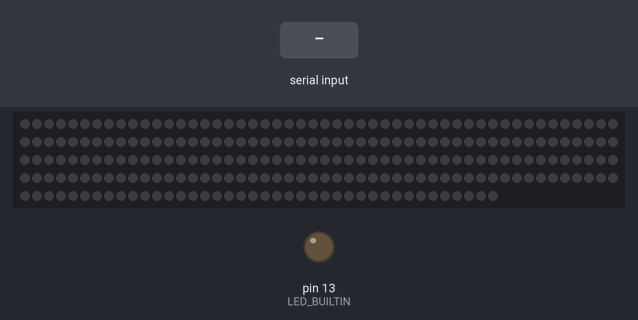
Simulated run of this sketch. Board: Arduino Uno, built with avr-gcc and run on an emulated ATmega328P. On the bench: 240 RGB LEDs in strip order, left to right, continuing on the next row, output pins drawn as LEDs (lit = HIGH). The test bench sets the inputs (shaded band). What the sketch prints to the serial monitor is not drawn.

Above: at 1.2 s.
1.3 s: "0" received over Serial
At 5.51 s:
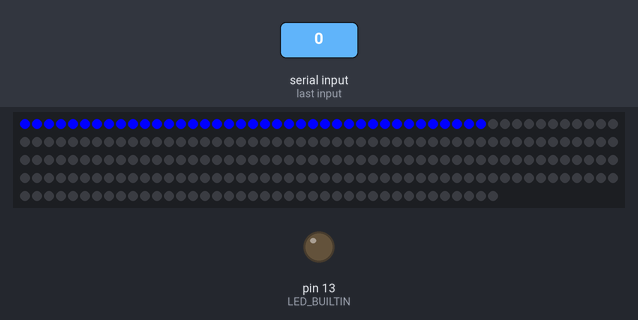
At 10.23 s:
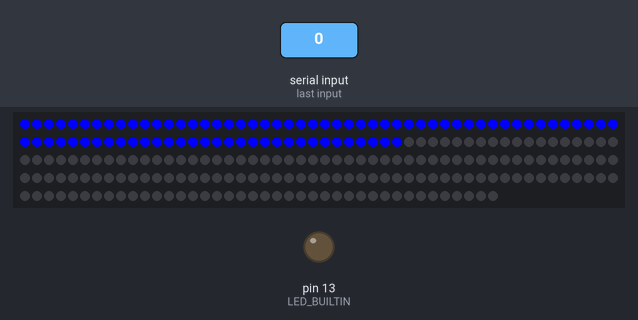

The sketch:

main.ino
```cpp
#include <FastLED.h>

// How many leds in your strip?
#define NUM_LEDS 240

// Define the array of leds
CRGB leds[NUM_LEDS];

// For led chips like Neopixels, which have a data line, ground, and power, you just
// need to define DATA_PIN.  For led chipsets that are SPI based (four wires - data, clock,
// ground, and power), like the LPD8806 define both DATA_PIN and CLOCK_PIN
#define DATA_PIN 3
#define CLOCK_PIN 13

void setup() {
  FastLED.addLeds<NEOPIXEL, DATA_PIN>(leds, NUM_LEDS);

  resetStream();

  Serial.begin(9600); // set the baud rate
  Serial.println("Ready"); // print "Ready" once

  pinMode(LED_BUILTIN, OUTPUT);
}

void loop() {

  char inByte = ' ';
  if(Serial.available()){ // only send data back if data has been sent
    char inByte = Serial.read(); // read the incoming data

    // Pick One
    //testOnboardLight(inByte);
    //testLEDStripBlink(inByte);
    testLEDStripTraverse(inByte);
    //stream(1);

    Serial.println(inByte); // send the data back in a new line so that it is not all one long line
  }
  delay(100); // delay for 1/10 of a second
}

void testOnboardLight(char inByte) {
  if(inByte == '0') {
    // Turn the LED off, then pause
    digitalWrite(LED_BUILTIN, LOW);    // turn the LED off by making the voltage LOW
    delay(1000);                       // wait for a second
  }

  if(inByte == '1'){
    // Turn the LED on, then pause
    digitalWrite(LED_BUILTIN, HIGH);   // turn the LED on (HIGH is the voltage level)
    delay(1000);                       // wait for a second
   }
}

void testLEDStripBlink(char inByte) {
  if(inByte == '0') {
    // Turn the LED off, then pause
    leds[0] = CRGB::Black;
    FastLED.show();
    delay(500);
  }

  if(inByte == '1'){
    // Turn the LED on, then pause
    leds[0] = CRGB::Red;
    FastLED.show();
    delay(500);
  }
}

void testLEDStripTraverse(char inByte) {
  if(inByte == '0') {
    // Turn the LED off, then pause
    for(int i=0; i<100; i++) {
      leds[i] = CRGB::Blue;
      FastLED.show();
      delay(100);
    }
  }

  if(inByte == '1') {
    // Turn the LED on, then pause
    for(int i=0; i<100; i++) {
      leds[i] = CRGB::Red;
      FastLED.show();
      delay(100);
    }
  }
}

void testStream() {
  int amounts[1];
  amounts[0] = 1;
  for (int i = 0; i < 1; i++) {
    stream(amounts[i]);
  }
}
void stream(int amount) {
  for (int index = 0; index < NUM_LEDS; index++) {
    for (int i = 0; i < amount; i++) {
      setColor(index+i, amount);
    }
    FastLED.show();
    delay(10);
    for (int i = 0; i < amount; i++) {
      leds[index+i] = CRGB::Black;
    }
  }
}

void resetStream(){
  for (int i = 0; i < 240; i++) {
    leds[i] = CRGB::Black;
}
}

void setColor(int dot, int color) {
  if (color == 1) {
    leds[dot] = CRGB(255,35,0);
  }
  if (color == 2) {
    leds[dot] = CRGB::Blue;
  }
  if (color == 3) {
    leds[dot] = CRGB::Green;
  }
  if (color == 4) {
    leds[dot] = CRGB::Red;
  }
  if (color == 5) {
    leds[dot] = CRGB::Purple;
  }
  else {
    leds[dot] = CRGB(255,35,0);
  }
}
```

Measured:
- after the input at 1.3 s, the LEDs: first change at once (image 1 shows a later state)
